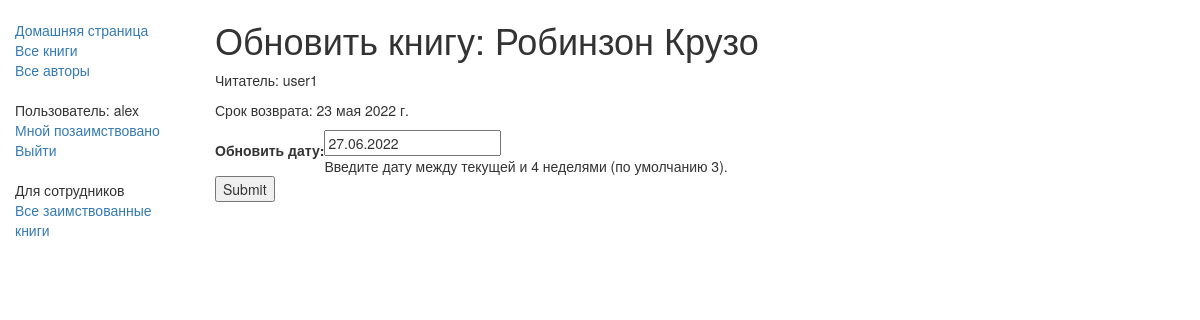
Screenshot of /catalog/book/cee82c1d-fe75-482a-8f25-ac5aba132fc5/renew/ (signed in) with the database file from the repository.
### catalog/models.py (models this page shows, shortened)
class BookInstance(models.Model):
	id = models.UUIDField(primary_key=True, default=uuid.uuid4,
		help_text='Unique ID for this book across the whole library')
	book = models.ForeignKey('Book', on_delete=models.SET_NULL, null=True)
	imprint = models.CharField(max_length=200)
	due_back = models.DateField(null=True, blank=True)
	borrower = models.ForeignKey(User, on_delete=models.SET_NULL, null=True, blank=True)
	LOAN_STATUS = (
		('m', 'Maintenance'),
		('o', 'On loan'),
		('a', 'Available'),
		('r', 'Reserved'),
		)
	status = models.CharField(max_length=1, choices=LOAN_STATUS, blank=True,
		default='m', help_text='Book availability')
	class Meta:
		ordering = ['due_back']
		permissions = (('can_mark_returned', 'Set book as returned'),)

class Book(models.Model):
	title = models.CharField(max_length=200)
	author = models.ForeignKey('Author', on_delete=models.SET_NULL, null=True)
	summary = models.TextField(max_length=1000, help_text='Enter a brief description of a book')
	isbn = models.CharField('ISBN', max_length=13,
		help_text='13 Character <a href="https://www.isbn-international.org/content/what-isbn">ISBN number</a>')
	genre = models.ManyToManyField(Genre, help_text='Select a genre for this book')
	language = models.ForeignKey('Language', on_delete=models.SET_NULL, null=True)
	def display_genre(self):
		return ', '.join([genre.name for genre in self.genre.all()[:3]])
	display_genre.short_description = 'Genre'

### catalog/views.py (the view)
# urls.py: re_path(r'^book/(?P<pk>[-\w]+)/renew/$', views.renew_book_librarian, name='renew-book-librarian'),
@permission_required('catalog.can_mark_returned')
def renew_book_librarian(request, pk):
	book_inst = get_object_or_404(BookInstance, pk=pk)
	if request.method == 'POST':
		form = RenewBookForm(request.POST)
		if form.is_valid():
			book_inst.due_back = form.cleaned_data['renewal_date']
			book_inst.save()
			return HttpResponseRedirect(reverse('all-borrowed'))
	else:
		proposed_renewal_date = datetime.date.today() + datetime.timedelta(weeks=3)
		form = RenewBookForm(initial={'renewal_date': proposed_renewal_date})
	return render(request, 'book_renew_librarian.html', {'form': form, 'book_inst':book_inst})

### catalog/forms.py (shortened to what this page needs)
class RenewBookForm(forms.Form):
	renewal_date = forms.DateField(help_text="Введите дату между текущей и 4 неделями (по умолчанию 3).", label = 'Обновить дату')

### catalog/templates/book_renew_librarian.html (shortened to what this page needs)
{% extends "base_generic.html" %}
{% block content %}
	<h1>Обновить книгу: {{ book_inst.book.title }}</h1>
	<p>Читатель: {{ book_inst.borrower }}</p>
	<p {% if bookinst.is_overdue %} class="text-danger" {% endif %}>Срок возврата: {{ book_inst.due_back }}</p>
	<form action="" method="post">
		<table>
			{{ form }}
		</table>
		<input type="submit" value="Submit">
	</form>
{% endblock %}

### catalog/templates/base_generic.html (shortened to what this page needs)
<!DOCTYPE html>
<html lang='ru'>
<head>
	<link rel="stylesheet" href="https://maxcdn.bootstrapcdn.com/bootstrap/3.3.7/css/bootstrap.min.css">
	{% load static %}
	<link rel="stylesheet" href="{% static 'css/styles.css' %}">
</head>
<body>
  <div class="container-fluid">
    <div class="row">
      <div class="col-sm-2">
      {% block sidebar %}
      <ul class="sidebar-nav">
          <li><a href="{% url 'index' %}">Домашняя страница</a></li>
          <li><a href="{% url 'books' %}">Все книги</a></li>
          <li><a href="{% url 'authors' %}">Все авторы</a></li>
      </ul>
      <ul class="sidebar-nav">
        {% if user.is_authenticated %}
          <li>Пользователь: {{ user.get_username }}</li>
          <li><a href="{% url 'my-borrowed' %}">Мной позаимствовано</a></li>
          <li><a href="{% url 'logout' %}?next={{ request.path }}">Выйти</a></li>
        {% else %}
          <li><a href="{% url 'login' %}?next={{ request.path }}">Войти</a></li>
        {% endif %}
      </ul>
      <ul class="sidebar-nav">
        {% if perms.catalog.can_mark_returned %}
        <li>Для сотрудников</li>
        <li><a href="{% url 'all-borrowed' %}">Все заимствованные книги</a></li>
        {% endif %}
      </ul>
     {% endblock %}
      </div>
      <div class="col-sm-10 ">
      {% block content %}{% endblock %}
      </div>
    </div>
  </div>
</body>
</html>

### catalog/static/css/styles.css (style rules this page uses)
.sidebar-nav { margin-top: 20px; padding: 0; list-style: none; }

### rows the page displays
BookInstance: book "Робинзон Крузо", borrower "user1", due_back "23 мая 2022 г."

### other values shown
{{ user.get_username }} "alex"
